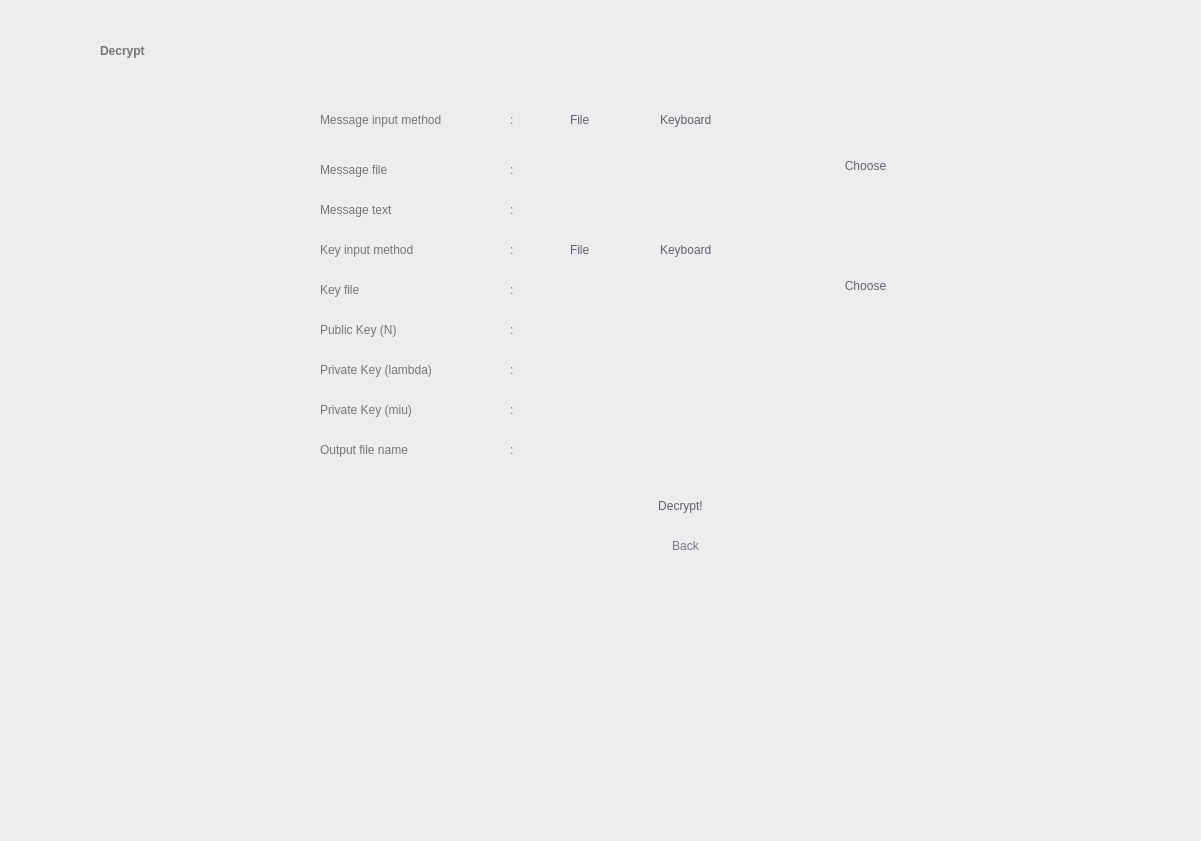
<?xml version="1.0" encoding="UTF-8"?>
<ui version="4.0">
 <class>Widget</class>
 <widget class="QWidget" name="Widget">
  <property name="geometry">
   <rect>
    <x>0</x>
    <y>0</y>
    <width>1201</width>
    <height>841</height>
   </rect>
  </property>
  <property name="windowTitle">
   <string>Widget</string>
  </property>
  <property name="styleSheet">
   <string notr="true">background-color: rgb(238, 236, 239);</string>
  </property>
  <widget class="QWidget" name="widget1" native="true">
   <property name="geometry">
    <rect>
     <x>0</x>
     <y>0</y>
     <width>1201</width>
     <height>841</height>
    </rect>
   </property>
   <property name="styleSheet">
    <string notr="true">QWidget#widget1 {background-color: rgb(246, 245, 247);};

</string>
   </property>
   <widget class="QLabel" name="label">
    <property name="geometry">
     <rect>
      <x>100</x>
      <y>30</y>
      <width>241</width>
      <height>41</height>
     </rect>
    </property>
    <property name="styleSheet">
     <string notr="true">background-color: rgba(255, 255, 255, 0);
color: rgb(116, 116, 118);
font: 36pt &quot;Product Sans&quot;;
font-weight: bold;
</string>
    </property>
    <property name="text">
     <string>Decrypt</string>
    </property>
    <property name="alignment">
     <set>Qt::AlignLeading|Qt::AlignLeft|Qt::AlignVCenter</set>
    </property>
   </widget>
   <widget class="QPushButton" name="goButton">
    <property name="geometry">
     <rect>
      <x>600</x>
      <y>480</y>
      <width>161</width>
      <height>51</height>
     </rect>
    </property>
    <property name="styleSheet">
     <string notr="true">font: 17pt &quot;Product Sans&quot;;
color: rgb(96, 99, 103);
border-radius: 25px;
</string>
    </property>
    <property name="text">
     <string>Decrypt!</string>
    </property>
   </widget>
   <widget class="QRadioButton" name="inputButton_1">
    <property name="geometry">
     <rect>
      <x>550</x>
      <y>110</y>
      <width>61</width>
      <height>20</height>
     </rect>
    </property>
    <property name="styleSheet">
     <string notr="true">font: 15pt &quot;Product Sans&quot;;
border-radius: 4px;
color: rgb(96, 99, 103);
background-color: rgba(255, 255, 255, 0);
</string>
    </property>
    <property name="text">
     <string>File</string>
    </property>
    <property name="autoExclusive">
     <bool>true</bool>
    </property>
    <attribute name="buttonGroup">
     <string notr="true">buttonGroup</string>
    </attribute>
   </widget>
   <widget class="QRadioButton" name="inputButton_2">
    <property name="geometry">
     <rect>
      <x>640</x>
      <y>110</y>
      <width>101</width>
      <height>20</height>
     </rect>
    </property>
    <property name="styleSheet">
     <string notr="true">font: 15pt &quot;Product Sans&quot;;
background-color: rgba(255, 255, 255, 0);
border-radius: 4px;
color: rgb(96, 99, 103);
</string>
    </property>
    <property name="text">
     <string>Keyboard</string>
    </property>
    <attribute name="buttonGroup">
     <string notr="true">buttonGroup</string>
    </attribute>
   </widget>
   <widget class="QLineEdit" name="inputFileField">
    <property name="geometry">
     <rect>
      <x>530</x>
      <y>150</y>
      <width>291</width>
      <height>31</height>
     </rect>
    </property>
    <property name="styleSheet">
     <string notr="true">border-radius: 2px;
padding-left: 10px;
color: rgb(116, 116, 118);
</string>
    </property>
    <property name="readOnly">
     <bool>true</bool>
    </property>
   </widget>
   <widget class="QLineEdit" name="nKeyField">
    <property name="geometry">
     <rect>
      <x>530</x>
      <y>310</y>
      <width>291</width>
      <height>31</height>
     </rect>
    </property>
    <property name="styleSheet">
     <string notr="true">border-radius: 2px;
padding-left: 10px;
color: rgb(116, 116, 118);
</string>
    </property>
   </widget>
   <widget class="QLineEdit" name="inputKeyboardField">
    <property name="geometry">
     <rect>
      <x>530</x>
      <y>190</y>
      <width>291</width>
      <height>31</height>
     </rect>
    </property>
    <property name="styleSheet">
     <string notr="true">border-radius: 2px;
padding-left: 10px;
color: rgb(116, 116, 118);
</string>
    </property>
    <property name="readOnly">
     <bool>true</bool>
    </property>
   </widget>
   <widget class="QPushButton" name="messageFileButton">
    <property name="geometry">
     <rect>
      <x>830</x>
      <y>150</y>
      <width>71</width>
      <height>31</height>
     </rect>
    </property>
    <property name="styleSheet">
     <string notr="true">font: 15pt &quot;Product Sans&quot;;
color: rgb(96, 99, 103);
border-radius: 15px;
</string>
    </property>
    <property name="text">
     <string>Choose</string>
    </property>
   </widget>
   <widget class="QLabel" name="label_6">
    <property name="geometry">
     <rect>
      <x>320</x>
      <y>110</y>
      <width>171</width>
      <height>20</height>
     </rect>
    </property>
    <property name="styleSheet">
     <string notr="true">background-color: rgba(255, 255, 255, 0);
font: 15pt &quot;Product Sans&quot;;
color: rgb(116, 116, 118);</string>
    </property>
    <property name="text">
     <string>Message input method</string>
    </property>
    <property name="alignment">
     <set>Qt::AlignLeading|Qt::AlignLeft|Qt::AlignVCenter</set>
    </property>
   </widget>
   <widget class="QLabel" name="label_7">
    <property name="geometry">
     <rect>
      <x>320</x>
      <y>160</y>
      <width>171</width>
      <height>20</height>
     </rect>
    </property>
    <property name="styleSheet">
     <string notr="true">background-color: rgba(255, 255, 255, 0);
font: 15pt &quot;Product Sans&quot;;
color: rgb(116, 116, 118);</string>
    </property>
    <property name="text">
     <string>Message file</string>
    </property>
    <property name="alignment">
     <set>Qt::AlignLeading|Qt::AlignLeft|Qt::AlignVCenter</set>
    </property>
   </widget>
   <widget class="QLabel" name="label_8">
    <property name="geometry">
     <rect>
      <x>320</x>
      <y>200</y>
      <width>171</width>
      <height>20</height>
     </rect>
    </property>
    <property name="styleSheet">
     <string notr="true">background-color: rgba(255, 255, 255, 0);
font: 15pt &quot;Product Sans&quot;;
color: rgb(116, 116, 118);</string>
    </property>
    <property name="text">
     <string>Message text</string>
    </property>
    <property name="alignment">
     <set>Qt::AlignLeading|Qt::AlignLeft|Qt::AlignVCenter</set>
    </property>
   </widget>
   <widget class="QLabel" name="label_10">
    <property name="geometry">
     <rect>
      <x>320</x>
      <y>320</y>
      <width>171</width>
      <height>20</height>
     </rect>
    </property>
    <property name="styleSheet">
     <string notr="true">background-color: rgba(255, 255, 255, 0);
font: 15pt &quot;Product Sans&quot;;
color: rgb(116, 116, 118);</string>
    </property>
    <property name="text">
     <string>Public Key (N)</string>
    </property>
    <property name="alignment">
     <set>Qt::AlignLeading|Qt::AlignLeft|Qt::AlignVCenter</set>
    </property>
   </widget>
   <widget class="QLabel" name="label_12">
    <property name="geometry">
     <rect>
      <x>510</x>
      <y>200</y>
      <width>16</width>
      <height>20</height>
     </rect>
    </property>
    <property name="styleSheet">
     <string notr="true">background-color: rgba(255, 255, 255, 0);
font: 15pt &quot;Product Sans&quot;;
color: rgb(116, 116, 118);</string>
    </property>
    <property name="text">
     <string>:</string>
    </property>
    <property name="alignment">
     <set>Qt::AlignLeading|Qt::AlignLeft|Qt::AlignVCenter</set>
    </property>
   </widget>
   <widget class="QLabel" name="label_13">
    <property name="geometry">
     <rect>
      <x>510</x>
      <y>160</y>
      <width>16</width>
      <height>20</height>
     </rect>
    </property>
    <property name="styleSheet">
     <string notr="true">background-color: rgba(255, 255, 255, 0);
font: 15pt &quot;Product Sans&quot;;
color: rgb(116, 116, 118);</string>
    </property>
    <property name="text">
     <string>:</string>
    </property>
    <property name="alignment">
     <set>Qt::AlignLeading|Qt::AlignLeft|Qt::AlignVCenter</set>
    </property>
   </widget>
   <widget class="QLabel" name="label_15">
    <property name="geometry">
     <rect>
      <x>510</x>
      <y>110</y>
      <width>16</width>
      <height>20</height>
     </rect>
    </property>
    <property name="styleSheet">
     <string notr="true">background-color: rgba(255, 255, 255, 0);
font: 15pt &quot;Product Sans&quot;;
color: rgb(116, 116, 118);</string>
    </property>
    <property name="text">
     <string>:</string>
    </property>
    <property name="alignment">
     <set>Qt::AlignLeading|Qt::AlignLeft|Qt::AlignVCenter</set>
    </property>
   </widget>
   <widget class="QLabel" name="label_17">
    <property name="geometry">
     <rect>
      <x>510</x>
      <y>320</y>
      <width>16</width>
      <height>20</height>
     </rect>
    </property>
    <property name="styleSheet">
     <string notr="true">background-color: rgba(255, 255, 255, 0);
font: 15pt &quot;Product Sans&quot;;
color: rgb(116, 116, 118);</string>
    </property>
    <property name="text">
     <string>:</string>
    </property>
    <property name="alignment">
     <set>Qt::AlignLeading|Qt::AlignLeft|Qt::AlignVCenter</set>
    </property>
   </widget>
   <widget class="QPushButton" name="backButton">
    <property name="geometry">
     <rect>
      <x>650</x>
      <y>530</y>
      <width>71</width>
      <height>31</height>
     </rect>
    </property>
    <property name="styleSheet">
     <string notr="true">font: 12pt &quot;Product Sans&quot;;
color: rgb(118, 121, 128);
background-color: rgba(255, 255, 255, 0);
border-radius: 15px;
</string>
    </property>
    <property name="text">
     <string>Back</string>
    </property>
   </widget>
   <widget class="QLabel" name="label_9">
    <property name="geometry">
     <rect>
      <x>320</x>
      <y>240</y>
      <width>171</width>
      <height>20</height>
     </rect>
    </property>
    <property name="styleSheet">
     <string notr="true">background-color: rgba(255, 255, 255, 0);
font: 15pt &quot;Product Sans&quot;;
color: rgb(116, 116, 118);</string>
    </property>
    <property name="text">
     <string>Key input method</string>
    </property>
    <property name="alignment">
     <set>Qt::AlignLeading|Qt::AlignLeft|Qt::AlignVCenter</set>
    </property>
   </widget>
   <widget class="QLabel" name="label_16">
    <property name="geometry">
     <rect>
      <x>510</x>
      <y>240</y>
      <width>16</width>
      <height>20</height>
     </rect>
    </property>
    <property name="styleSheet">
     <string notr="true">background-color: rgba(255, 255, 255, 0);
font: 15pt &quot;Product Sans&quot;;
color: rgb(116, 116, 118);</string>
    </property>
    <property name="text">
     <string>:</string>
    </property>
    <property name="alignment">
     <set>Qt::AlignLeading|Qt::AlignLeft|Qt::AlignVCenter</set>
    </property>
   </widget>
   <widget class="QRadioButton" name="inputButton_3">
    <property name="geometry">
     <rect>
      <x>640</x>
      <y>240</y>
      <width>101</width>
      <height>20</height>
     </rect>
    </property>
    <property name="styleSheet">
     <string notr="true">font: 15pt &quot;Product Sans&quot;;
background-color: rgba(255, 255, 255, 0);
border-radius: 4px;
color: rgb(96, 99, 103);
</string>
    </property>
    <property name="text">
     <string>Keyboard</string>
    </property>
   </widget>
   <widget class="QLineEdit" name="lambdaKeyField">
    <property name="geometry">
     <rect>
      <x>530</x>
      <y>350</y>
      <width>291</width>
      <height>31</height>
     </rect>
    </property>
    <property name="styleSheet">
     <string notr="true">border-radius: 2px;
padding-left: 10px;
color: rgb(116, 116, 118);
</string>
    </property>
   </widget>
   <widget class="QLabel" name="label_14">
    <property name="geometry">
     <rect>
      <x>320</x>
      <y>360</y>
      <width>171</width>
      <height>20</height>
     </rect>
    </property>
    <property name="styleSheet">
     <string notr="true">background-color: rgba(255, 255, 255, 0);
font: 15pt &quot;Product Sans&quot;;
color: rgb(116, 116, 118);</string>
    </property>
    <property name="text">
     <string>Private Key (lambda)</string>
    </property>
    <property name="alignment">
     <set>Qt::AlignLeading|Qt::AlignLeft|Qt::AlignVCenter</set>
    </property>
   </widget>
   <widget class="QLabel" name="label_19">
    <property name="geometry">
     <rect>
      <x>510</x>
      <y>360</y>
      <width>16</width>
      <height>20</height>
     </rect>
    </property>
    <property name="styleSheet">
     <string notr="true">background-color: rgba(255, 255, 255, 0);
font: 15pt &quot;Product Sans&quot;;
color: rgb(116, 116, 118);</string>
    </property>
    <property name="text">
     <string>:</string>
    </property>
    <property name="alignment">
     <set>Qt::AlignLeading|Qt::AlignLeft|Qt::AlignVCenter</set>
    </property>
   </widget>
   <widget class="QLineEdit" name="miuKeyField">
    <property name="geometry">
     <rect>
      <x>530</x>
      <y>390</y>
      <width>291</width>
      <height>31</height>
     </rect>
    </property>
    <property name="styleSheet">
     <string notr="true">border-radius: 2px;
padding-left: 10px;
color: rgb(116, 116, 118);
</string>
    </property>
   </widget>
   <widget class="QLabel" name="label_11">
    <property name="geometry">
     <rect>
      <x>320</x>
      <y>400</y>
      <width>171</width>
      <height>20</height>
     </rect>
    </property>
    <property name="styleSheet">
     <string notr="true">background-color: rgba(255, 255, 255, 0);
font: 15pt &quot;Product Sans&quot;;
color: rgb(116, 116, 118);</string>
    </property>
    <property name="text">
     <string>Private Key (miu)</string>
    </property>
    <property name="alignment">
     <set>Qt::AlignLeading|Qt::AlignLeft|Qt::AlignVCenter</set>
    </property>
   </widget>
   <widget class="QLabel" name="label_18">
    <property name="geometry">
     <rect>
      <x>510</x>
      <y>400</y>
      <width>16</width>
      <height>20</height>
     </rect>
    </property>
    <property name="styleSheet">
     <string notr="true">background-color: rgba(255, 255, 255, 0);
font: 15pt &quot;Product Sans&quot;;
color: rgb(116, 116, 118);</string>
    </property>
    <property name="text">
     <string>:</string>
    </property>
    <property name="alignment">
     <set>Qt::AlignLeading|Qt::AlignLeft|Qt::AlignVCenter</set>
    </property>
   </widget>
   <widget class="QLineEdit" name="KeyFileName">
    <property name="geometry">
     <rect>
      <x>530</x>
      <y>430</y>
      <width>291</width>
      <height>31</height>
     </rect>
    </property>
    <property name="styleSheet">
     <string notr="true">border-radius: 2px;
padding-left: 10px;
color: rgb(116, 116, 118);
</string>
    </property>
   </widget>
   <widget class="QLabel" name="label_31">
    <property name="geometry">
     <rect>
      <x>320</x>
      <y>440</y>
      <width>171</width>
      <height>20</height>
     </rect>
    </property>
    <property name="styleSheet">
     <string notr="true">background-color: rgba(255, 255, 255, 0);
font: 15pt &quot;Product Sans&quot;;
color: rgb(116, 116, 118);</string>
    </property>
    <property name="text">
     <string>Output file name</string>
    </property>
    <property name="alignment">
     <set>Qt::AlignLeading|Qt::AlignLeft|Qt::AlignVCenter</set>
    </property>
   </widget>
   <widget class="QLabel" name="label_30">
    <property name="geometry">
     <rect>
      <x>510</x>
      <y>440</y>
      <width>16</width>
      <height>20</height>
     </rect>
    </property>
    <property name="styleSheet">
     <string notr="true">background-color: rgba(255, 255, 255, 0);
font: 15pt &quot;Product Sans&quot;;
color: rgb(116, 116, 118);</string>
    </property>
    <property name="text">
     <string>:</string>
    </property>
    <property name="alignment">
     <set>Qt::AlignLeading|Qt::AlignLeft|Qt::AlignVCenter</set>
    </property>
   </widget>
   <widget class="QLineEdit" name="messageOutput">
    <property name="geometry">
     <rect>
      <x>320</x>
      <y>600</y>
      <width>591</width>
      <height>181</height>
     </rect>
    </property>
    <property name="styleSheet">
     <string notr="true">border-radius: 2px;
padding-left: 10px;
color: rgb(116, 116, 118);
</string>
    </property>
   </widget>
   <widget class="QRadioButton" name="inputButton_4">
    <property name="geometry">
     <rect>
      <x>550</x>
      <y>240</y>
      <width>101</width>
      <height>20</height>
     </rect>
    </property>
    <property name="styleSheet">
     <string notr="true">font: 15pt &quot;Product Sans&quot;;
background-color: rgba(255, 255, 255, 0);
border-radius: 4px;
color: rgb(96, 99, 103);
</string>
    </property>
    <property name="text">
     <string>File</string>
    </property>
   </widget>
   <widget class="QLabel" name="label_20">
    <property name="geometry">
     <rect>
      <x>510</x>
      <y>280</y>
      <width>16</width>
      <height>20</height>
     </rect>
    </property>
    <property name="styleSheet">
     <string notr="true">background-color: rgba(255, 255, 255, 0);
font: 15pt &quot;Product Sans&quot;;
color: rgb(116, 116, 118);</string>
    </property>
    <property name="text">
     <string>:</string>
    </property>
    <property name="alignment">
     <set>Qt::AlignLeading|Qt::AlignLeft|Qt::AlignVCenter</set>
    </property>
   </widget>
   <widget class="QLineEdit" name="inputFileField_2">
    <property name="geometry">
     <rect>
      <x>530</x>
      <y>270</y>
      <width>291</width>
      <height>31</height>
     </rect>
    </property>
    <property name="styleSheet">
     <string notr="true">border-radius: 2px;
padding-left: 10px;
color: rgb(116, 116, 118);
</string>
    </property>
    <property name="readOnly">
     <bool>true</bool>
    </property>
   </widget>
   <widget class="QLabel" name="label_21">
    <property name="geometry">
     <rect>
      <x>320</x>
      <y>280</y>
      <width>171</width>
      <height>20</height>
     </rect>
    </property>
    <property name="styleSheet">
     <string notr="true">background-color: rgba(255, 255, 255, 0);
font: 15pt &quot;Product Sans&quot;;
color: rgb(116, 116, 118);</string>
    </property>
    <property name="text">
     <string>Key file</string>
    </property>
    <property name="alignment">
     <set>Qt::AlignLeading|Qt::AlignLeft|Qt::AlignVCenter</set>
    </property>
   </widget>
   <widget class="QPushButton" name="keyFileButton">
    <property name="geometry">
     <rect>
      <x>830</x>
      <y>270</y>
      <width>71</width>
      <height>31</height>
     </rect>
    </property>
    <property name="styleSheet">
     <string notr="true">font: 15pt &quot;Product Sans&quot;;
color: rgb(96, 99, 103);
border-radius: 15px;
</string>
    </property>
    <property name="text">
     <string>Choose</string>
    </property>
   </widget>
  </widget>
 </widget>
 <resources/>
 <connections/>
 <buttongroups>
  <buttongroup name="buttonGroup"/>
 </buttongroups>
</ui>
